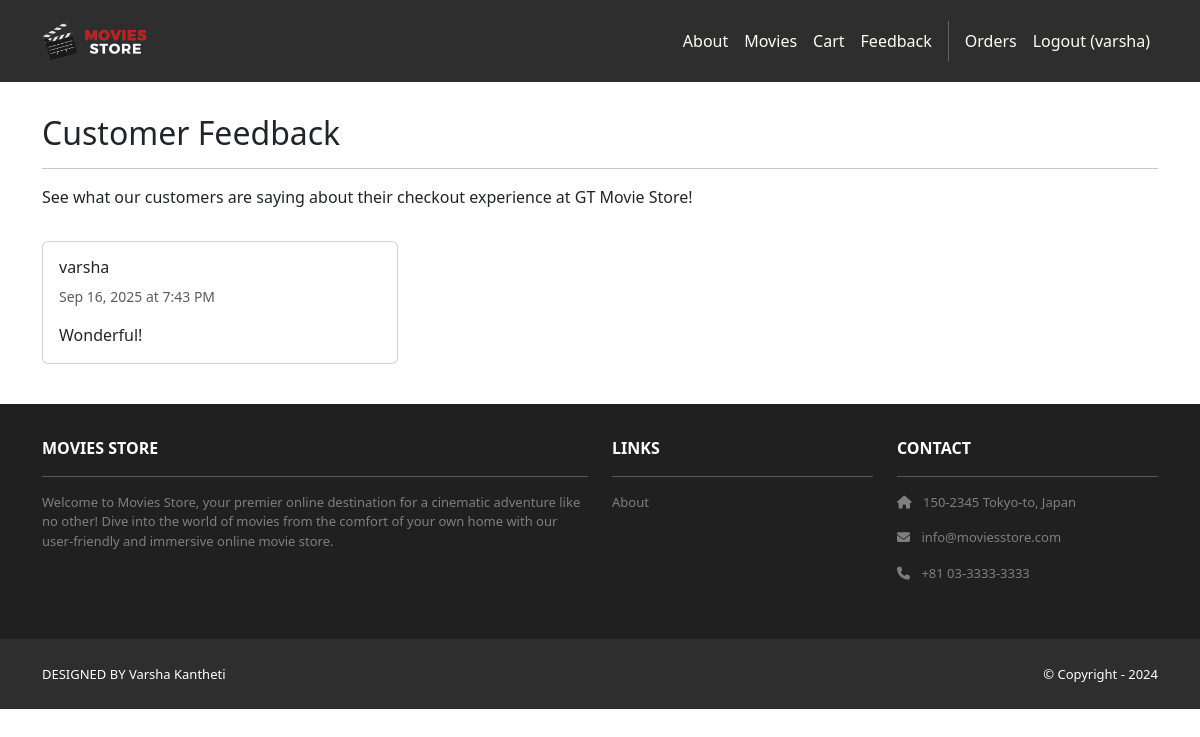
The app's page /cart/feedback/ (signed in) with its own data.
### cart/models.py (models this page shows, shortened)
class Feedback(models.Model):
    id = models.AutoField(primary_key=True)
    name = models.CharField(max_length=255, blank=True, null=True)
    feedback_text = models.TextField()
    date = models.DateTimeField(auto_now_add=True)
    user = models.ForeignKey(User, on_delete=models.CASCADE, null=True, blank=True)

### cart/views.py (the view)
# urls.py: path('feedback/', views.feedback_list, name='cart.feedback_list'),
def feedback_list(request):
    feedbacks = Feedback.objects.all().order_by('-date')
    template_data = {}
    template_data['title'] = 'Customer Feedback'
    template_data['feedbacks'] = feedbacks
    return render(request, 'cart/feedback_list.html',
        {'template_data': template_data})

### cart/templates/cart/feedback_list.html (shortened to what this page needs)
{% extends 'base.html' %}
{% block content %}
<div class="p-3">
  <div class="container">
    <div class="row mt-3">
      <div class="col mx-auto mb-3">
        <h2>Customer Feedback</h2>
        <hr />
        <p>See what our customers are saying about their checkout experience at GT Movie Store!</p>
      </div>
    </div>
    {% if template_data.feedbacks %}
      <div class="row">
        {% for feedback in template_data.feedbacks %}
        <div class="col-md-6 col-lg-4 mb-4">
          <div class="card h-100">
            <div class="card-body">
              <h6 class="card-title">
                {% if feedback.name %}
                  {{ feedback.name }}
                {% else %}
                  Anonymous
                {% endif %}
              </h6>
              <p class="card-text text-muted small">
                {{ feedback.date|date:"M d, Y \a\t g:i A" }}
              </p>
              <p class="card-text">{{ feedback.feedback_text }}</p>
            </div>
          </div>
        </div>
        {% endfor %}
      </div>
    {% endif %}
  </div>
</div>
{% endblock content %}

### moviesstore/templates/base.html (shortened to what this page needs)
<!DOCTYPE html>
<html>
  {% load static %}
  <head>
    <link href="https://cdn.jsdelivr.net/npm/bootstrap@5.3.3/dist/css/bootstrap.min.css" rel="stylesheet">
    <link rel="stylesheet" href="https://cdnjs.cloudflare.com/ajax/libs/font-awesome/6.1.1/css/all.min.css">
    <link rel="stylesheet" type="text/css" href="{% static 'css/style.css' %}">
  </head>
  <body>
    <nav class="p-3 navbar navbar-dark bg-dark navbar-expand-lg">
      <div class="container">
        <a class="navbar-brand" href="{% url 'home.index' %}">
          <img src="{% static 'img/logo.png' %}" alt="logo" height="40" />
        </a>
        <div class="collapse navbar-collapse" id="navbarNavAltMarkup">
          <div class="navbar-nav ms-auto navbar-ml">
            <a class="nav-link" href="{% url 'home.about' %}">About</a>
            <a class="nav-link" href="{% url 'movies.index' %}">Movies</a>
            <a class="nav-link" href="{% url 'cart.index' %}">Cart</a>
            <a class="nav-link" href="{% url 'cart.feedback_list' %}">Feedback</a>
            {% if user.is_authenticated %}
            <a class="nav-link" href="{% url 'accounts.orders' %}">Orders </a>
            <a class="nav-link" href="{% url 'accounts.logout' %}">Logout ({{ user.username }})</a>
            {% else %}
            <a class="nav-link" href="{% url 'accounts.login' %}">Login</a>
            <a class="nav-link" href="{% url 'accounts.signup' %}">Sign Up</a>
            {% endif %}
          </div>
        </div>
      </div>
    </nav>
    <div>
      {% block content %}
      {% endblock content %}
    </div>
    <section class="p-3 ms-footer d-none d-md-block">
      <div class="container">
        <div class="row mt-3 text-white">
          <div class="col-md-6 col-lg-6 col-xl-6 mx-auto mb-4">
            <b>MOVIES STORE</b>
            <hr />
            <p>Welcome to Movies Store, your premier online destination for a cinematic
              adventure like no other! Dive into the world of movies from the comfort of your own home with our user-friendly
              and immersive online movie store.</p>
          </div>
          <div class="col-md-3 col-lg-3 col-xl-3 mx-auto mb-4">
            <b>LINKS</b>
            <hr />
            <p><a class="nav-link" href="{% url 'home.about' %}">About</a></p>
          </div>
          <div class="col-md-3 col-lg-3 col-xl-3 mx-auto mb-4">
            <b>CONTACT</b>
            <hr />
            <p><i class="fas fa-home me-2"></i> 150-2345 Tokyo-to, Japan</p>
            <p><i class="fas fa-envelope me-2"></i> info@moviesstore.com</p>
            <p><i class="fas fa-phone me-2"></i> +81 03-3333-3333</p>
          </div>
        </div>
      </div>
    </section>
    <section class="p-3 ms-footer-bottom bg-dark">
      <div class="container d-flex justify-content-between">
        <div class="me-5 text-white">
          <span>DESIGNED BY Varsha Kantheti
          </span>
        </div>
        <div class="text-white">
          <span>© Copyright - 2024</span>
        </div>
      </div>
    </section>
  </body>
</html>

### moviesstore/static/css/style.css (style rules this page uses)
.navbar a.nav-link { color: #FFFEF6 !important; }
.bg-dark { background-color: #2E2E2E !important; }
.ms-footer { background-color: #202020; }
.ms-footer p { color: #7F7F7F; font-size: 13px; }
.ms-footer-bottom span { font-size: 13px; line-height: 38px; }

### records on screen
Feedback: name "varsha", date "Sep 16, 2025 at 7:43 PM", feedback_text "Wonderful!"

### other values on screen
{{ user.username }} "varsha"
